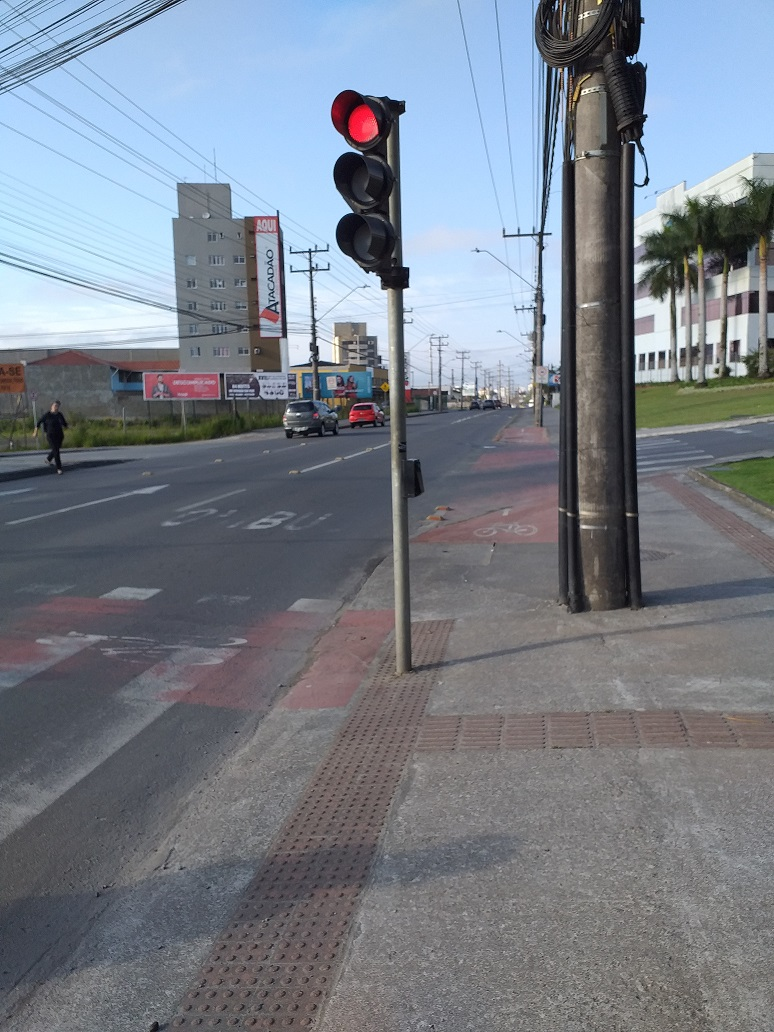
#> input picture traffic_light_recognize/ImagesTest/5.jpg, 774 x 1032 px, found by its file name
$ python testeSemaforo1.py
#> lines starting #> are read from the running program, lines starting #| are printed output that depends on the picture; after the words box and inside, x2 and y2 are one past the last pixel; in counts of white or black regions, pixels touching at a corner belong together
import cv2

imagem = cv2.imread("ImagesTest/5.jpg")
#> imagem is the input picture: shape (1032, 774, 3); mean B, G, R 137.3, 127, 120

classificador = cv2.CascadeClassifier("cascade.xml")

imagemcinza = cv2.cvtColor(imagem, cv2.COLOR_BGR2GRAY)
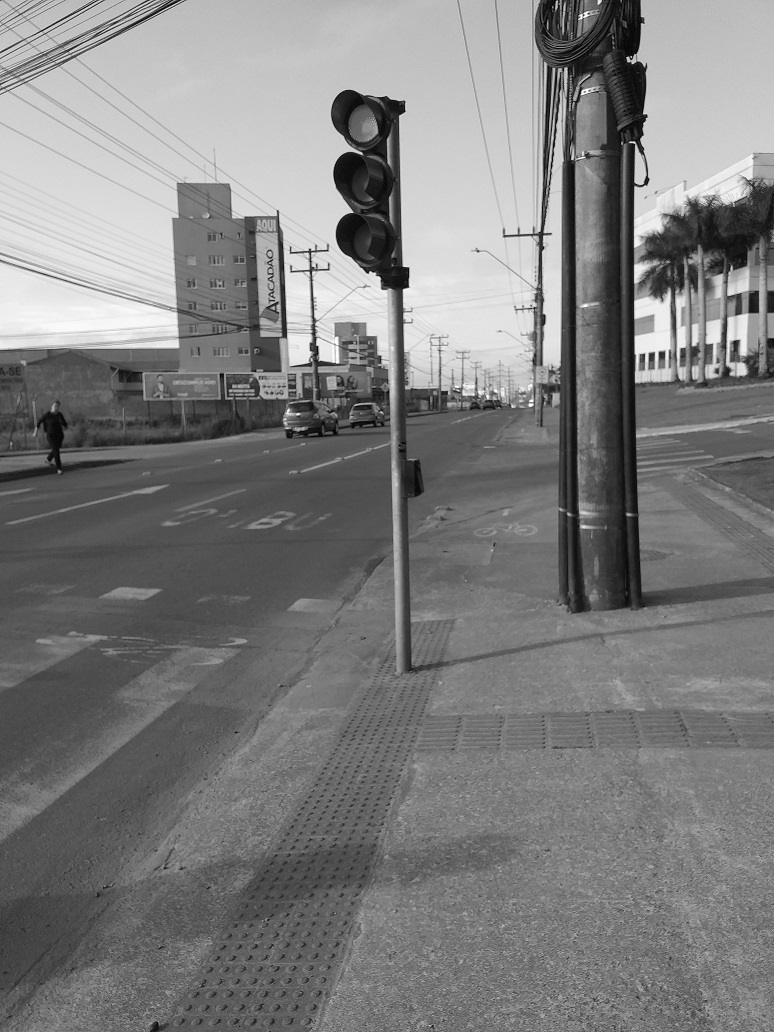
#> imagemcinza: shape (1032, 774); min 0, max 255, mean 126.1

deteccoes= classificador.detectMultiScale(imagemcinza, scaleFactor=1.25, minNeighbors=5)
#> deteccoes = [[277, 97, 176, 176]]

for(x, y, l, a) in deteccoes:
    cv2.rectangle(imagem, (x, y), (x+l, y+a), (0, 255, 0), 2)
#> this loop made 1 pass
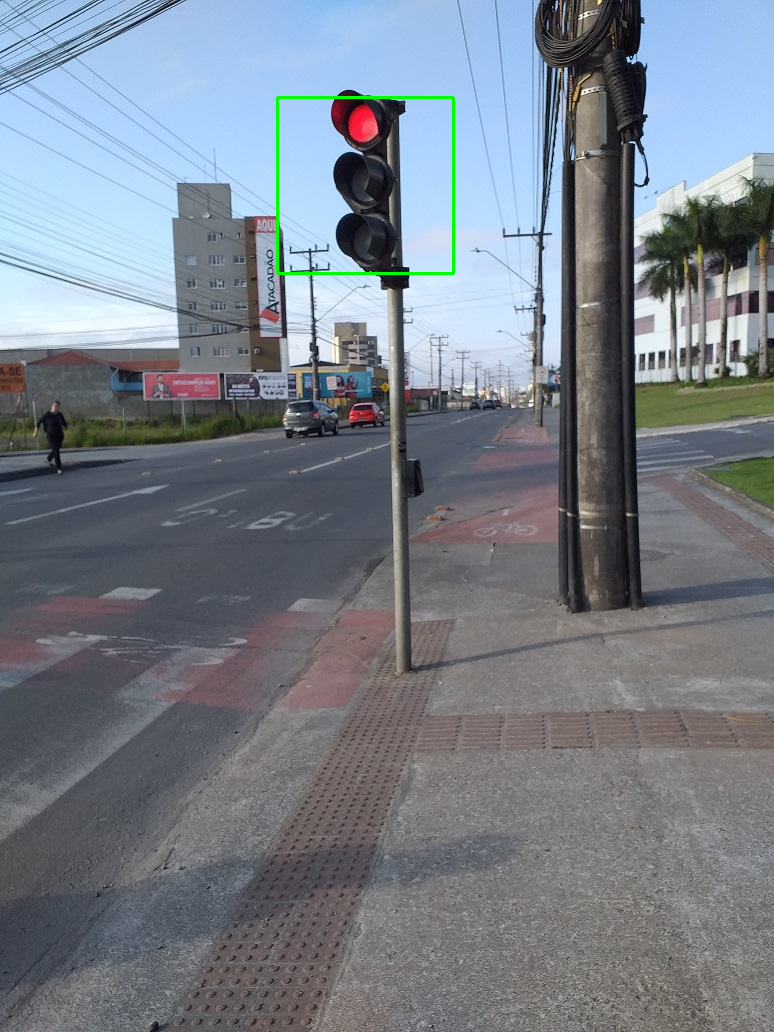
#> imagem: shape (1032, 774, 3); 0.26% of pixels changed, all inside (x1, y1, x2, y2) = (276, 96, 455, 275)

cv2.imshow("", imagem)
cv2.waitKey(0)
cv2.destroyAllWindows()

$ run again, with traffic_light_recognize/ImagesTest/1.jpg copied over traffic_light_recognize/ImagesTest/5.jpg
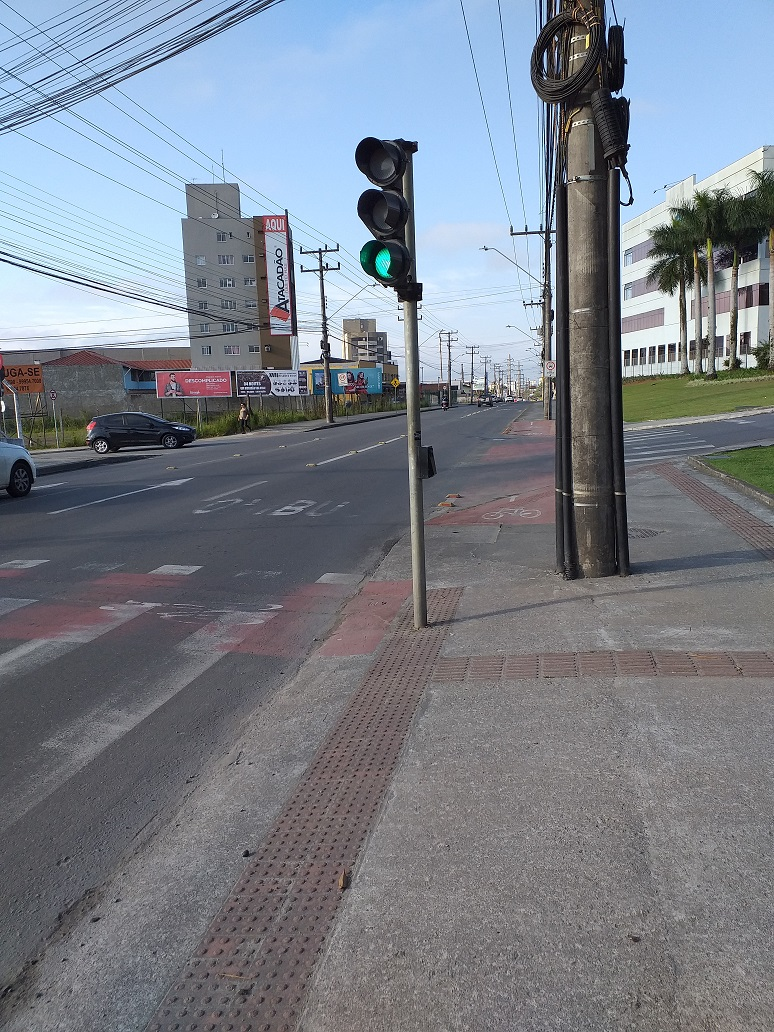
#> input picture traffic_light_recognize/ImagesTest/1.jpg, 774 x 1032 px, found by its file name
#> imagem is the input picture: shape (1032, 774, 3); mean B, G, R 138.2, 128.2, 121.7
#> `imagemcinza = cv2.cvtColor(imagem, cv2.COLOR_BGR2GRAY)`:
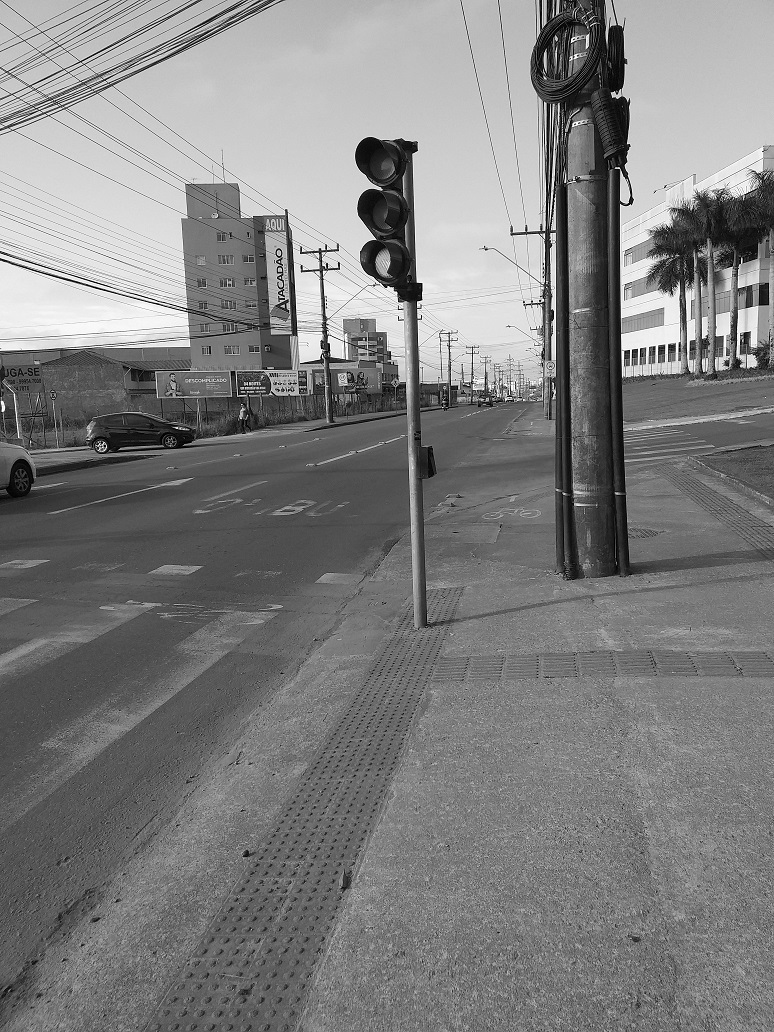
#> imagemcinza: shape (1032, 774); min 0, max 255, mean 127.4
#> deteccoes = [[319, 125, 132, 132]]
#> the loop `for(x, y, l, a) in deteccoes:` made 1 pass
#> after the loop `for(x, y, l, a) in deteccoes:`:
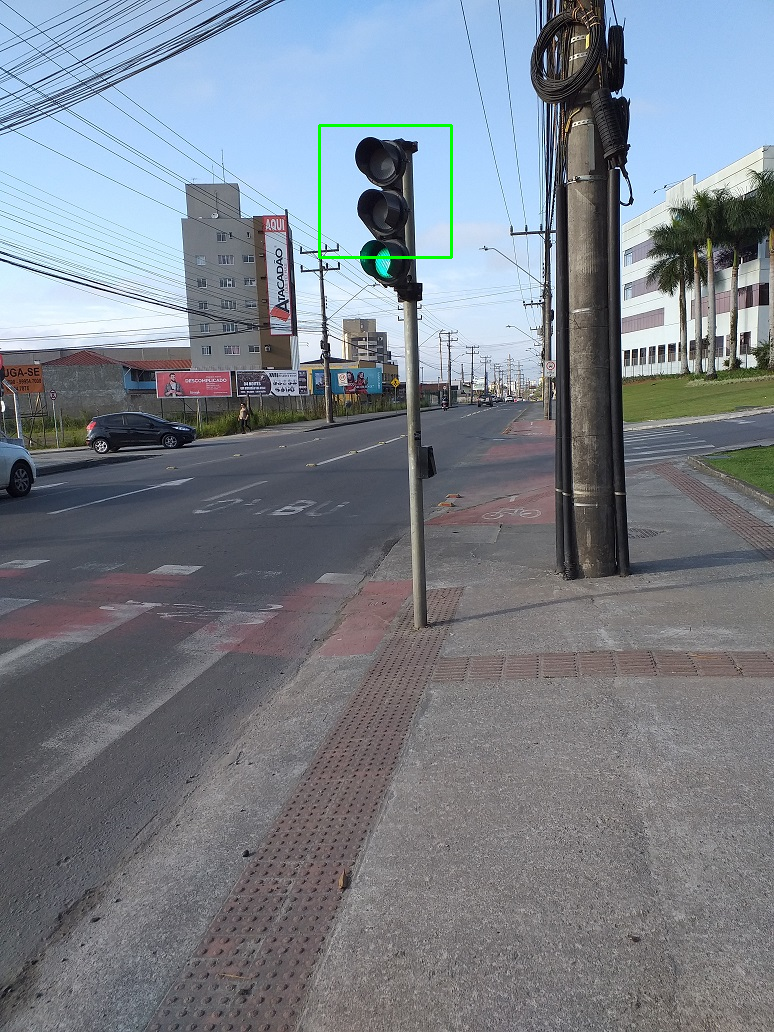
#> imagem: shape (1032, 774, 3); 0.2% of pixels changed, all inside (x1, y1, x2, y2) = (318, 124, 453, 259)

$ run again, with traffic_light_recognize/ImagesTest/10.jpg copied over traffic_light_recognize/ImagesTest/5.jpg
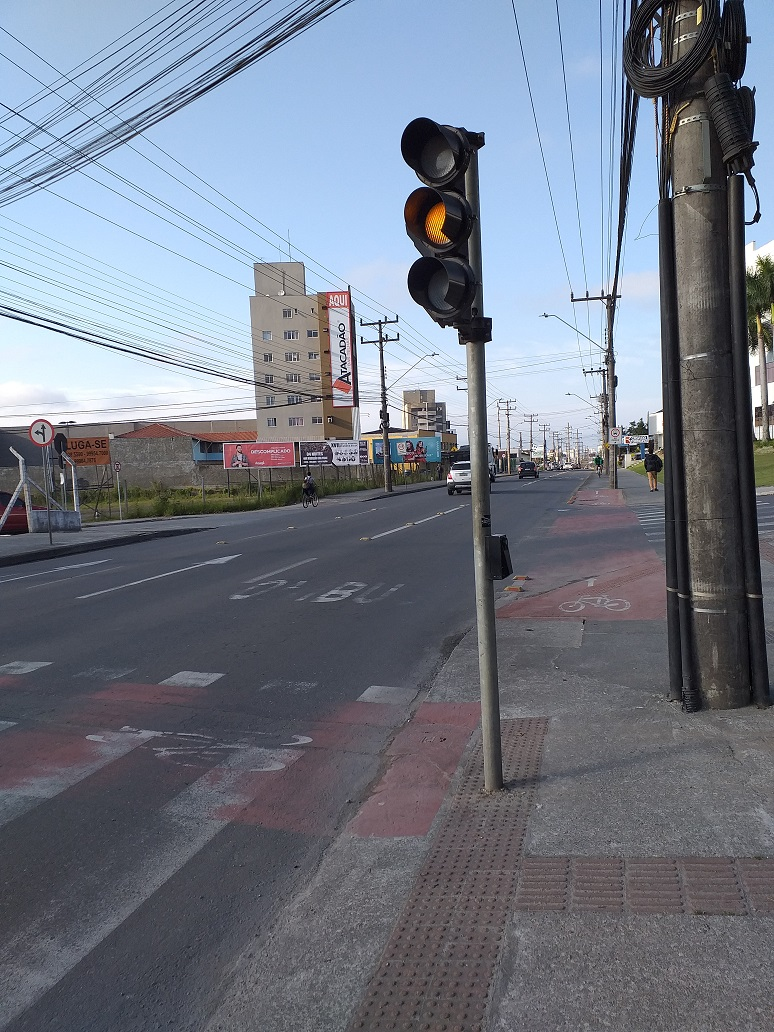
#> input picture traffic_light_recognize/ImagesTest/10.jpg, 774 x 1032 px, found by its file name
#> imagem is the input picture: shape (1032, 774, 3); mean B, G, R 134, 121, 114.1
#> `imagemcinza = cv2.cvtColor(imagem, cv2.COLOR_BGR2GRAY)`:
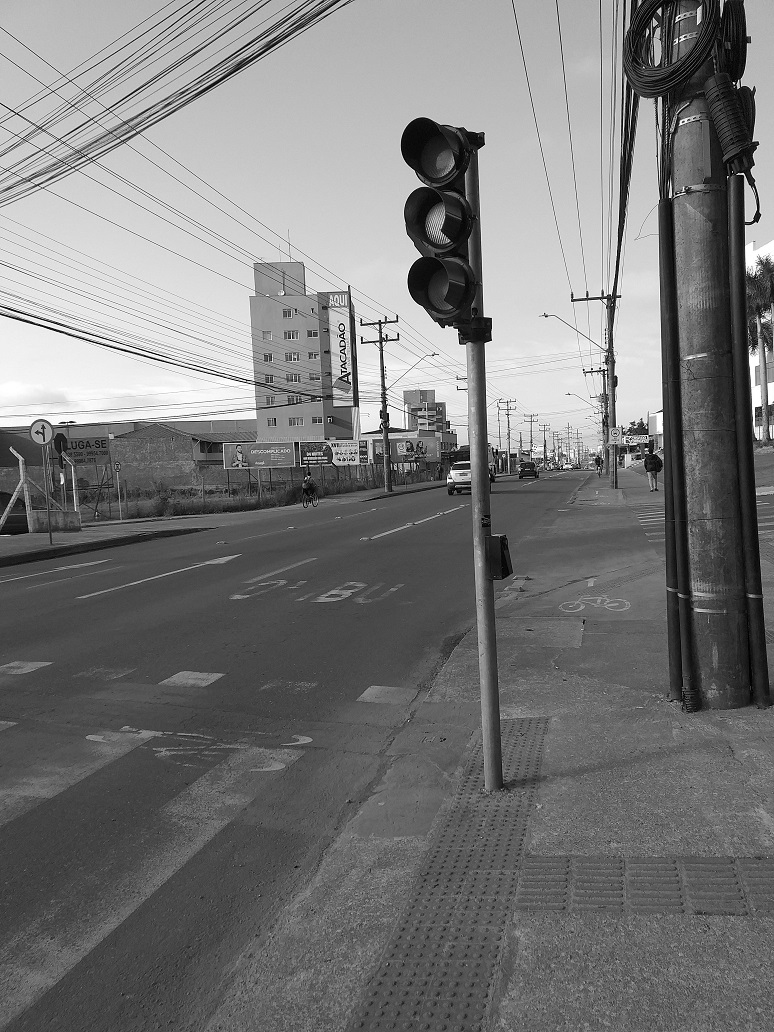
#> imagemcinza: shape (1032, 774); min 0, max 255, mean 120.4
#> deteccoes = [[340, 118, 202, 202]]
#> the loop `for(x, y, l, a) in deteccoes:` made 1 pass
#> after the loop `for(x, y, l, a) in deteccoes:`:
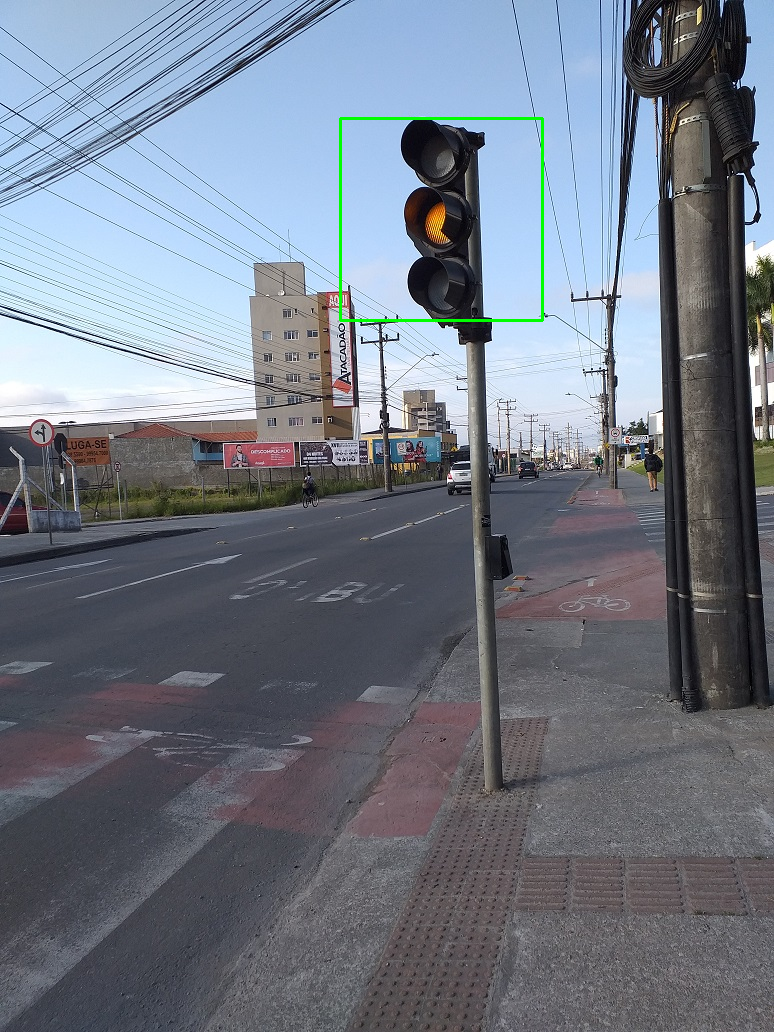
#> imagem: shape (1032, 774, 3); 0.3% of pixels changed, all inside (x1, y1, x2, y2) = (339, 117, 544, 322)

$ run again, with traffic_light_recognize/ImagesTest/2.jpg copied over traffic_light_recognize/ImagesTest/5.jpg
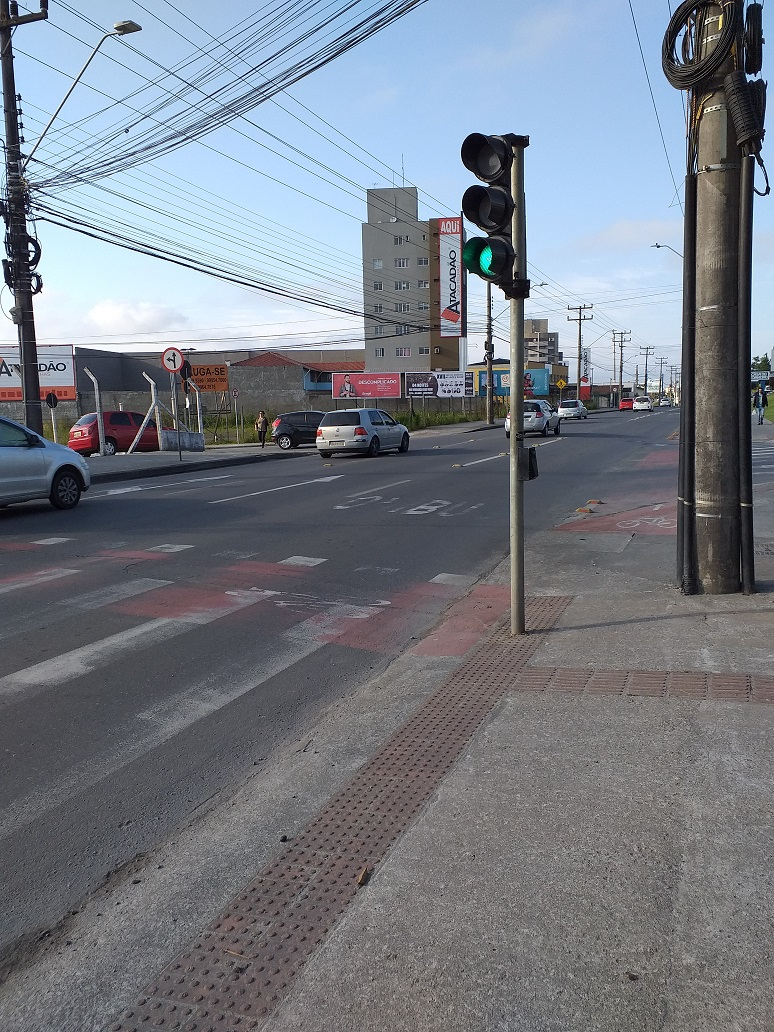
#> input picture traffic_light_recognize/ImagesTest/2.jpg, 774 x 1032 px, found by its file name
#> imagem is the input picture: shape (1032, 774, 3); mean B, G, R 134.2, 124.8, 118.8
#> `imagemcinza = cv2.cvtColor(imagem, cv2.COLOR_BGR2GRAY)`:
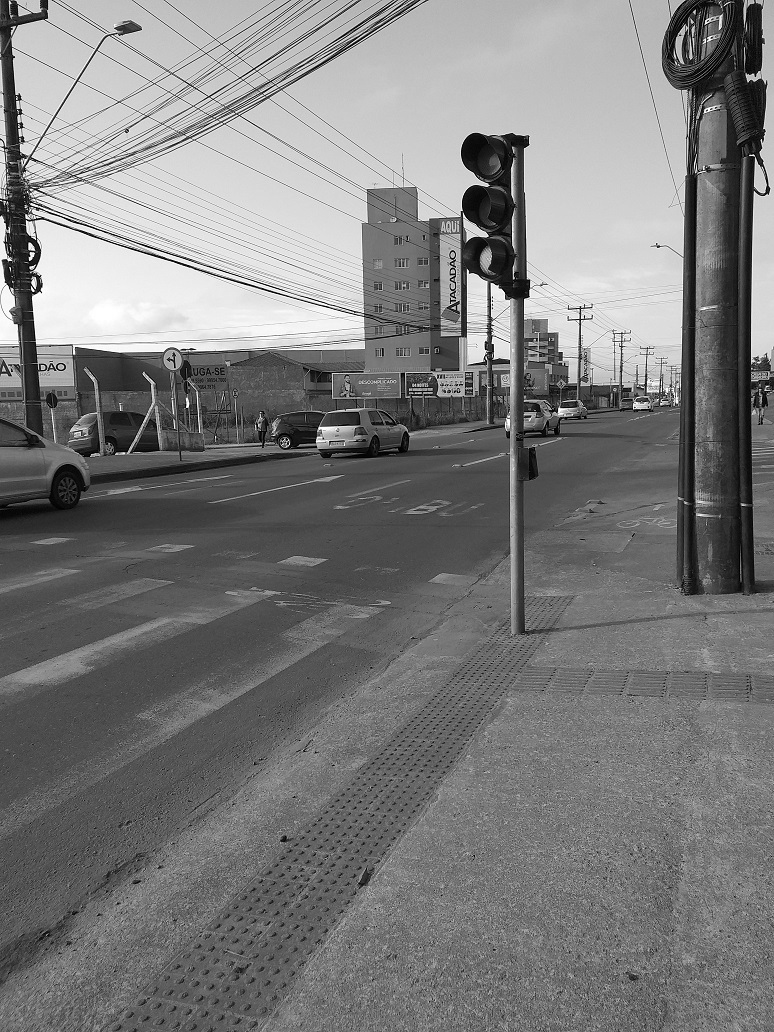
#> imagemcinza: shape (1032, 774); min 0, max 255, mean 124
#> deteccoes = [[82, 377, 87, 87], [417, 112, 147, 147]]
#> the loop `for(x, y, l, a) in deteccoes:` made 2 passes
#> after the loop `for(x, y, l, a) in deteccoes:`:
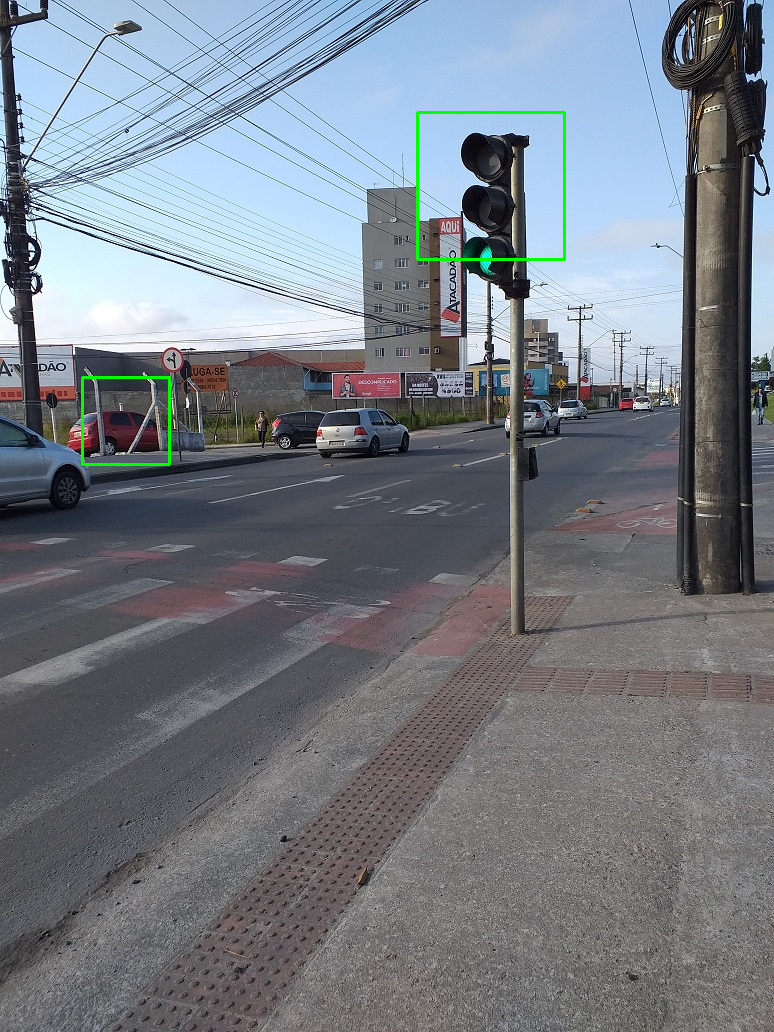
#> imagem: shape (1032, 774, 3); 0.35% of pixels changed, all inside (x1, y1, x2, y2) = (81, 111, 566, 466)
